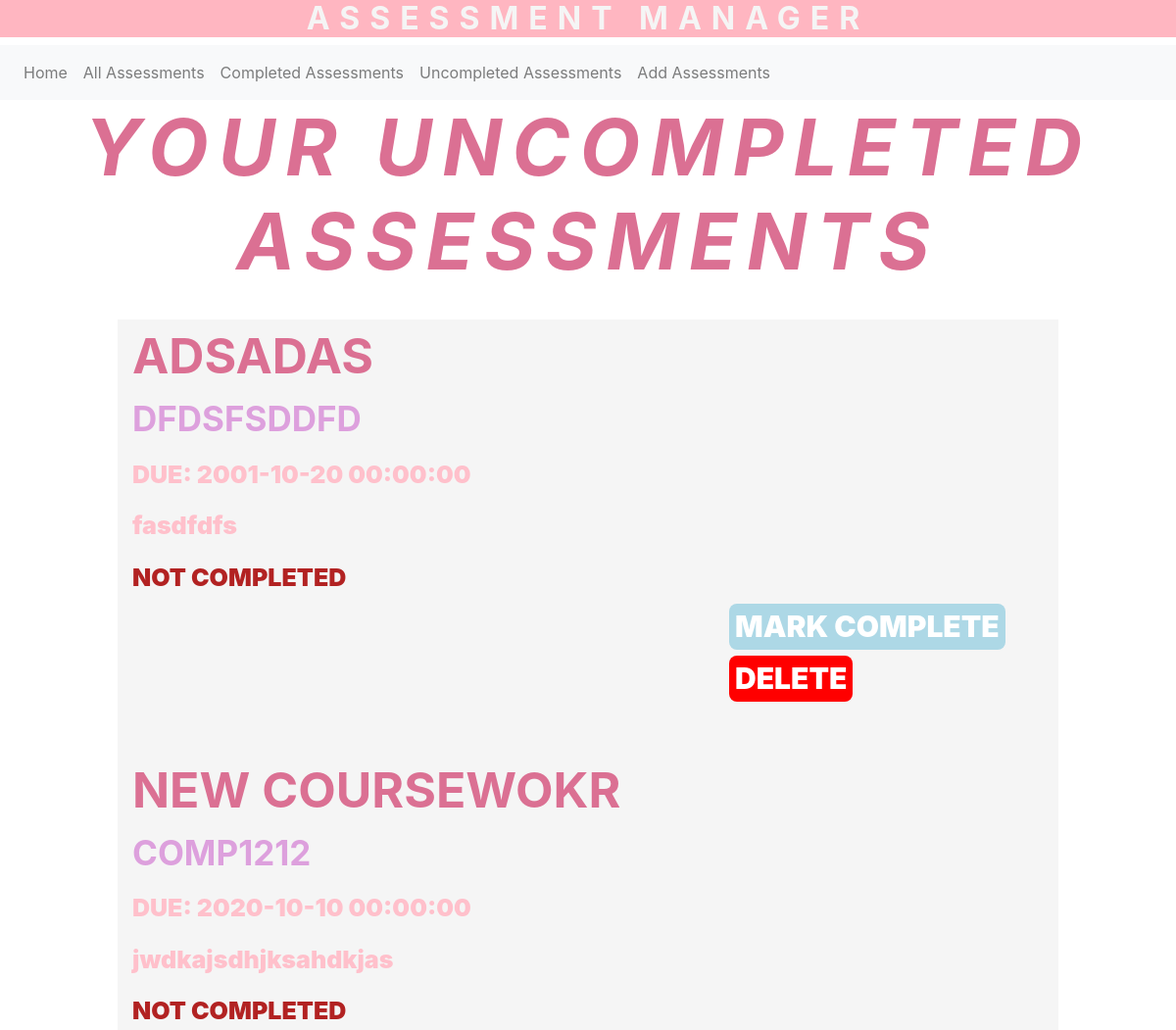
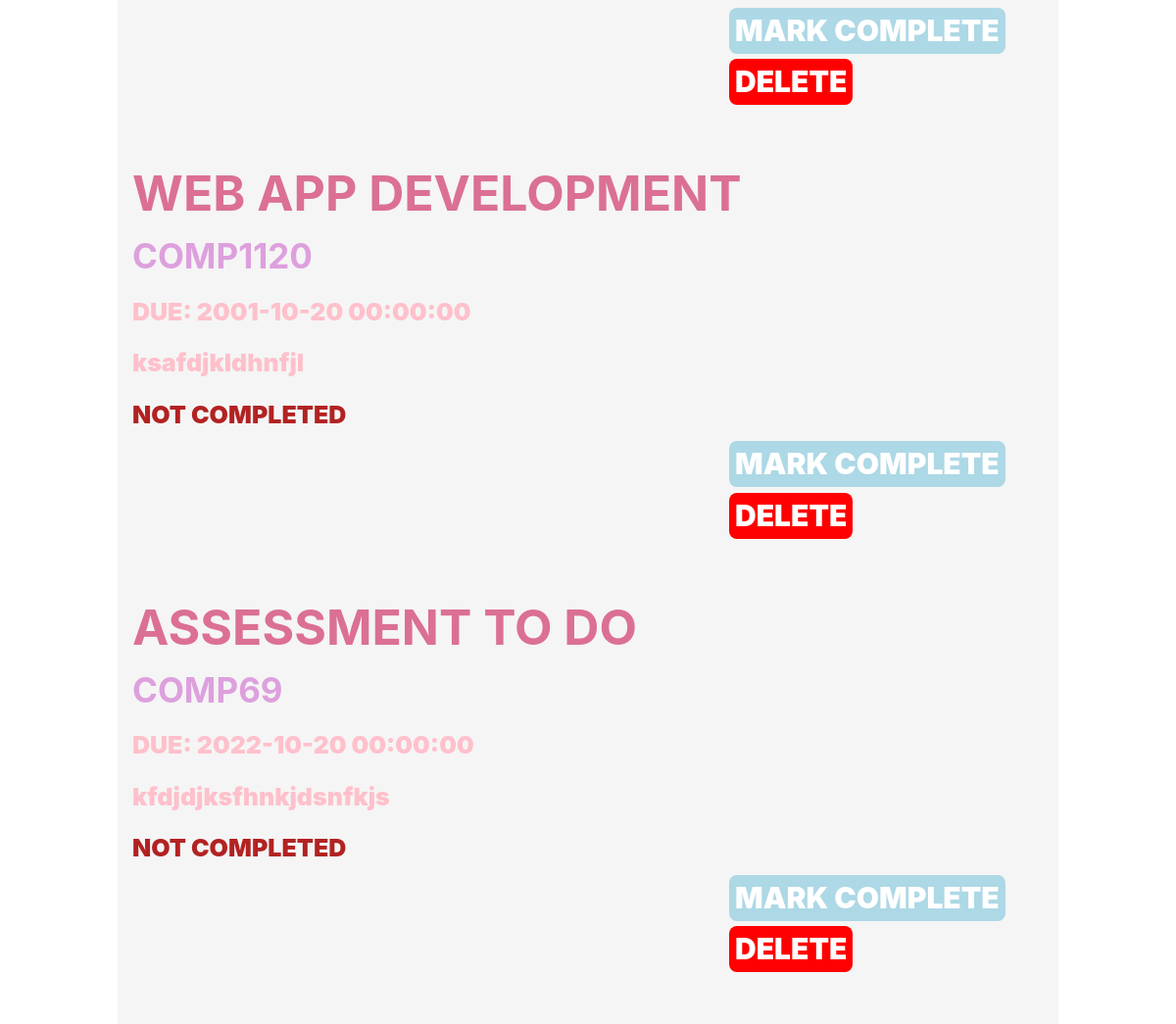
Page /uncompleted on the earlier database version (2 pictures, top to bottom).
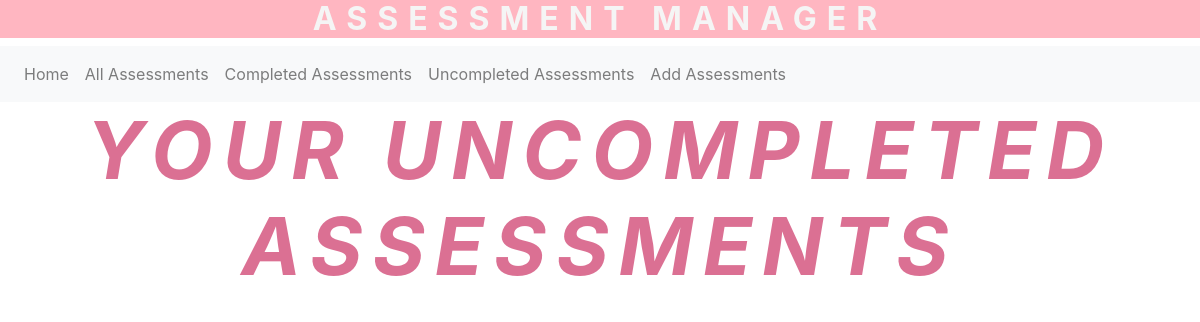
Same page on the later database version.
### app/models.py (models this page shows)
class Assessment(db.Model):
    name = db.Column(db.String(20), primary_key = True)
    module = db.Column(db.String(20), index = True)
    date = db.Column(db.DateTime)
    description = db.Column(db.String(500), index = True)
    completed = db.Column(db.Boolean)

### app/views.py (the view, shortened to what this page needs)
@app.route('/uncompleted')
def uncompleted():
        database = models.Assessment.query.filter_by(completed = False).all()
        testname = request.form.get('assessmentName')
        delete = request.form.get('delete')
        complete = request.form.get('complete')
        return render_template("banner_templates/uncompleted.html", database = database)

### app/templates/banner_templates/uncompleted.html (shortened to what this page needs)
<!DOCTYPE html>
<html>
  <head>
    <link rel="stylesheet" href="https://stackpath.bootstrapcdn.com/bootstrap/4.2.1/css/bootstrap.min.css">
  </head>
  <div>
      <h2>ASSESSMENT MANAGER</h2>
    </div>
  <body>
   <nav class="navbar navbar-expand-sm navbar-light bg-light">
      <div class="collapse navbar-collapse" id="navbarSupportedContent">
        <ul class="navbar-nav mr-auto">
          <li class="nav-item"><a class="nav-link" href="/">Home <span class="sr-only">(current)</span></a></li>
          <li class="nav-item"><a class="nav-link" href="/all">All Assessments</a></li>
          <li class="nav-item"><a class="nav-link" href="/completed">Completed Assessments</a></li>
          <li class="nav-item"><a class="nav-link" href="/uncompleted">Uncompleted Assessments</a></li>
          <li class="nav-item"><a class="nav-link" href="/add">Add Assessments</a></li>
        </ul>
      </div>
    </nav>
    <div id=cent>
      <h3>
        YOUR UNCOMPLETED ASSESSMENTS
      </h3>
    </div>
    <br style = "margin: 20px;">
    <div>
        {% for p in database %}
          <div  class= "box">
            <h7>{{ p.name }}</h7> <br style = "margin: 0px;">
            <h7 style = "color: plum; font-size: 35px;">{{ p.module }}</h8> <br style = "margin: 0px;">
            <h8>Due: {{ p.date }}</h8> <br style = "margin: 0px;">
            <h8 style="text-transform:none;">{{ p.description }}</h8> <br style = "margin: 0px;">
            {% if p.completed == True %}
            <h8 style="color:rgb(23, 201, 112); text-transform:uppercase;">Completed</h8>
            {% else %}
            <h8 style="color:firebrick; text-transform: uppercase;">Not completed</h8>
            {% endif %}
            <br style = "margin: 0px;">
              <div style = "margin-left: 65%; margin-right: 5%">
                  <form action ="{{ url_for('all') }}" method="post">
                    {% if p.completed == False %}
                    <input type = "submit" class = "button" name = "complete" value = "MARK COMPLETE">
                {% endif %}
                      <input type = "submit" style="background-color: red;" class = "button" name = "delete" value = "DELETE">
                  </form>
              </div>
            <br style = "margin: 20px;">
          </div>
        {% endfor %}
    </div>
  </body>
</html>

Differences in the rows shown:
removed Assessment: name "ADSADAS", module "DFDSFSDDFD", date "2001-10-20 00:00:00", description "fasdfdfs", completed "NOT COMPLETED"
removed Assessment: name "NEW COURSEWOKR", module "COMP1212", date "2020-10-10 00:00:00", description "jwdkajsdhjksahdkjas", completed "NOT COMPLETED"
removed Assessment: name "WEB APP DEVELOPMENT", module "COMP1120", date "2001-10-20 00:00:00", description "ksafdjkldhnfjl", completed "NOT COMPLETED"
removed Assessment: name "ASSESSMENT TO DO", module "COMP69", date "2022-10-20 00:00:00", description "kfdjdjksfhnkjdsnfkjs", completed "NOT COMPLETED"
